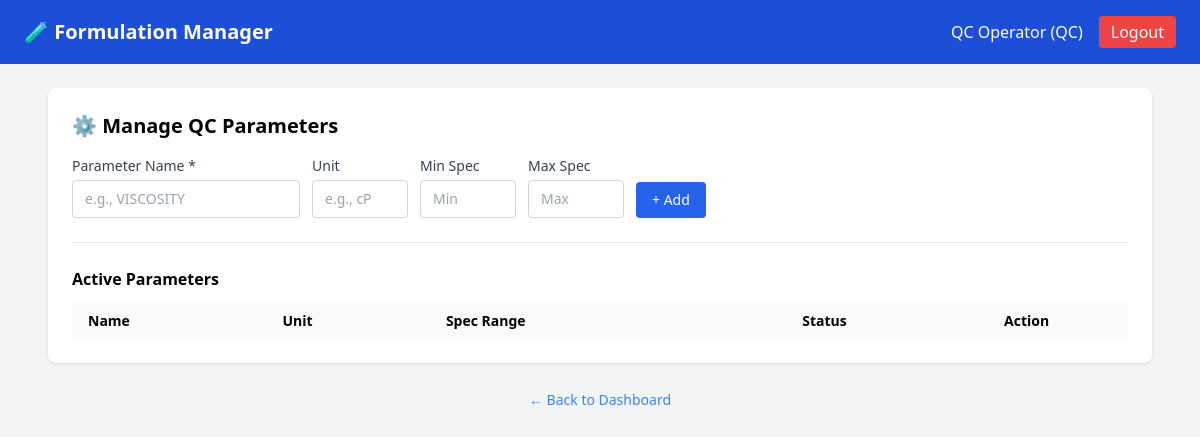
Page /rd/parameters (signed in) on the earlier database version.
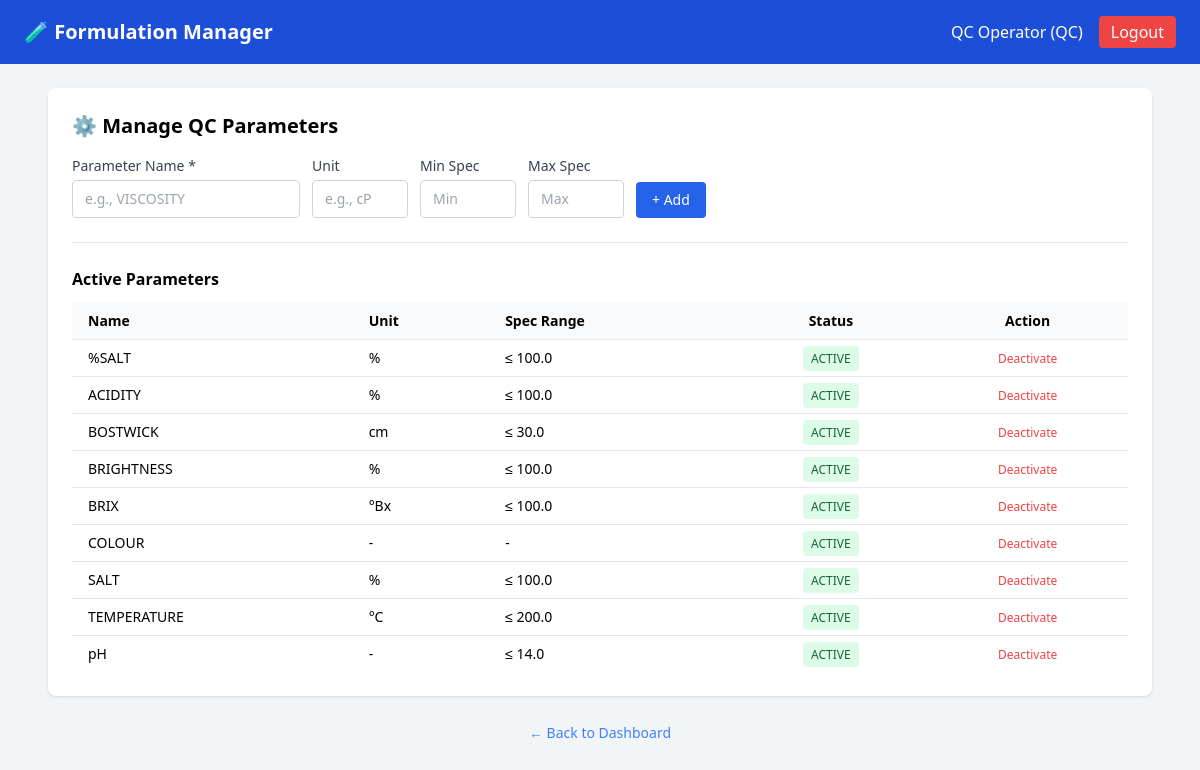
Same page on the later database version.
### app.py (models this page shows)
class User(UserMixin, db.Model):
    id = db.Column(db.Integer, primary_key=True)
    username = db.Column(db.String(80), unique=True, nullable=False)
    password_hash = db.Column(db.String(200), nullable=False)
    role = db.Column(db.String(20), nullable=False)
    display_name = db.Column(db.String(100), nullable=False)

class QCParameter(db.Model):
    id = db.Column(db.Integer, primary_key=True)
    name = db.Column(db.String(100), unique=True, nullable=False)
    unit = db.Column(db.String(20), default='')
    spec_min = db.Column(db.Float, nullable=True)
    spec_max = db.Column(db.Float, nullable=True)
    is_active = db.Column(db.Boolean, default=True)
    created_at = db.Column(db.DateTime, default=datetime.utcnow)

### app.py (the view)
@app.route('/rd/parameters')
@login_required
def manage_parameters():
    if current_user.role not in ['rd', 'qc']:
        flash('Access denied')
        return redirect(url_for('dashboard'))
    parameters = QCParameter.query.order_by(QCParameter.name).all()
    return render_template('parameters.html', parameters=parameters)

### app.py (called while the page is built)
@login_manager.user_loader
def load_user(user_id):
    return User.query.get(int(user_id))

### templates/parameters.html (shortened to what this page needs)
{% extends "base.html" %}
{% block content %}
<div class="bg-white rounded-lg shadow p-6 mb-6">
    <h2 class="text-xl font-bold mb-4">⚙️ Manage QC Parameters</h2>
    <form method="POST" action="{{ url_for('add_parameter') }}" class="flex gap-3 items-end mb-6 pb-6 border-b">
        <div>
            <label class="block text-sm font-medium text-gray-700 mb-1">Parameter Name *</label>
            <input type="text" name="name" required placeholder="e.g., VISCOSITY"
                   class="px-3 py-2 border border-gray-300 rounded text-sm">
        </div>
        <div>
            <label class="block text-sm font-medium text-gray-700 mb-1">Unit</label>
            <input type="text" name="unit" placeholder="e.g., cP"
                   class="w-24 px-3 py-2 border border-gray-300 rounded text-sm">
        </div>
        <div>
            <label class="block text-sm font-medium text-gray-700 mb-1">Min Spec</label>
            <input type="number" step="0.01" name="spec_min" placeholder="Min"
                   class="w-24 px-3 py-2 border border-gray-300 rounded text-sm">
        </div>
        <div>
            <label class="block text-sm font-medium text-gray-700 mb-1">Max Spec</label>
            <input type="number" step="0.01" name="spec_max" placeholder="Max"
                   class="w-24 px-3 py-2 border border-gray-300 rounded text-sm">
        </div>
        <button type="submit" class="bg-blue-600 text-white px-4 py-2 rounded text-sm hover:bg-blue-700">
            + Add
        </button>
    </form>
    <h3 class="font-semibold mb-3">Active Parameters</h3>
    <div class="overflow-x-auto">
        <table class="w-full text-sm">
            <thead class="bg-gray-50">
                <tr>
                    <th class="px-4 py-2 text-left">Name</th>
                    <th class="px-4 py-2 text-left">Unit</th>
                    <th class="px-4 py-2 text-left">Spec Range</th>
                    <th class="px-4 py-2 text-center">Status</th>
                    <th class="px-4 py-2">Action</th>
                </tr>
            </thead>
            <tbody>
                {% for p in parameters %}
                <tr class="border-t {% if not p.is_active %}opacity-50{% endif %}">
                    <td class="px-4 py-2 font-medium">{{ p.name }}</td>
                    <td class="px-4 py-2">{{ p.unit or '-' }}</td>
                    <td class="px-4 py-2">
                        {% if p.spec_min and p.spec_max %}
                            {{ p.spec_min }} - {{ p.spec_max }}
                        {% elif p.spec_min %}
                            ≥ {{ p.spec_min }}
                        {% elif p.spec_max %}
                            ≤ {{ p.spec_max }}
                        {% else %}
                            -
                        {% endif %}
                    </td>
                    <td class="px-4 py-2 text-center">
                        <span class="text-xs px-2 py-1 rounded
                            {% if p.is_active %}bg-green-100 text-green-800{% else %}bg-gray-200 text-gray-600{% endif %}">
                            {{ 'ACTIVE' if p.is_active else 'INACTIVE' }}
                        </span>
                    </td>
                    <td class="px-4 py-2 text-center">
                        <form method="POST" action="{{ url_for('toggle_parameter', param_id=p.id) }}" class="inline">
                            <button type="submit" class="text-xs hover:underline
                                {% if p.is_active %}text-red-500{% else %}text-green-500{% endif %}">
                                {{ 'Deactivate' if p.is_active else 'Activate' }}
                            </button>
                        </form>
                    </td>
                </tr>
                {% endfor %}
            </tbody>
        </table>
    </div>
</div>
<div class="text-center">
    <a href="{{ url_for('dashboard') }}" class="text-blue-500 hover:underline text-sm">← Back to Dashboard</a>
</div>
{% endblock %}

### templates/base.html (shortened to what this page needs)
<!DOCTYPE html>
<html lang="en">
<head>
    <script src="https://cdn.tailwindcss.com"></script>
</head>
<body class="bg-gray-100 min-h-screen">
    {% if current_user.is_authenticated %}
    <nav class="bg-blue-700 text-white p-4">
        <div class="max-w-6xl mx-auto flex justify-between items-center">
            <span class="font-bold text-xl">🧪 Formulation Manager</span>
            <div class="flex items-center gap-4">
                <span>{{ current_user.display_name }} ({{ current_user.role.upper() }})</span>
                <a href="{{ url_for('logout') }}" class="bg-red-500 px-3 py-1 rounded hover:bg-red-600">Logout</a>
            </div>
        </div>
    </nav>
    {% endif %}
    <main class="max-w-6xl mx-auto p-6">
        {% block content %}{% endblock %}
    </main>
</body>
</html>

Differences in the rows shown:
added QCParameter: name "%SALT", unit "%", spec_max "100.0", is_active "ACTIVE", is_active "Deactivate"
added QCParameter: name "ACIDITY", unit "%", spec_max "100.0", is_active "ACTIVE", is_active "Deactivate"
added QCParameter: name "BOSTWICK", unit "cm", spec_max "30.0", is_active "ACTIVE", is_active "Deactivate"
added QCParameter: name "BRIGHTNESS", unit "%", spec_max "100.0", is_active "ACTIVE", is_active "Deactivate"
added QCParameter: name "BRIX", unit "°Bx", spec_max "100.0", is_active "ACTIVE", is_active "Deactivate"
added QCParameter: name "COLOUR", unit "-", is_active "ACTIVE", is_active "Deactivate"
added QCParameter: name "SALT", unit "%", spec_max "100.0", is_active "ACTIVE", is_active "Deactivate"
added QCParameter: name "TEMPERATURE", unit "°C", spec_max "200.0", is_active "ACTIVE", is_active "Deactivate"
added QCParameter: name "pH", unit "-", spec_max "14.0", is_active "ACTIVE", is_active "Deactivate"
